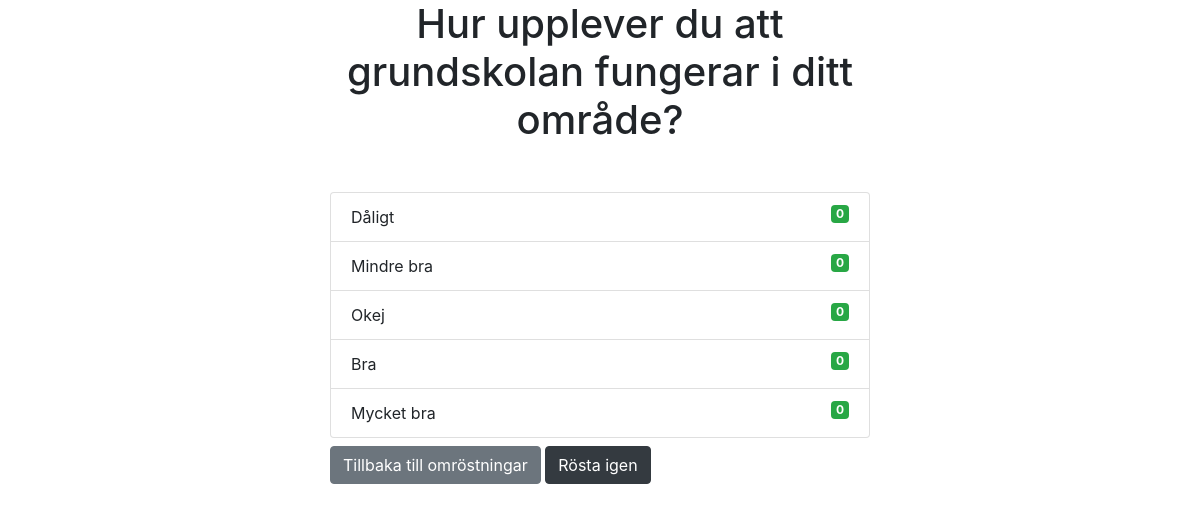
The page /polls/2/results/ on the database as committed earlier.
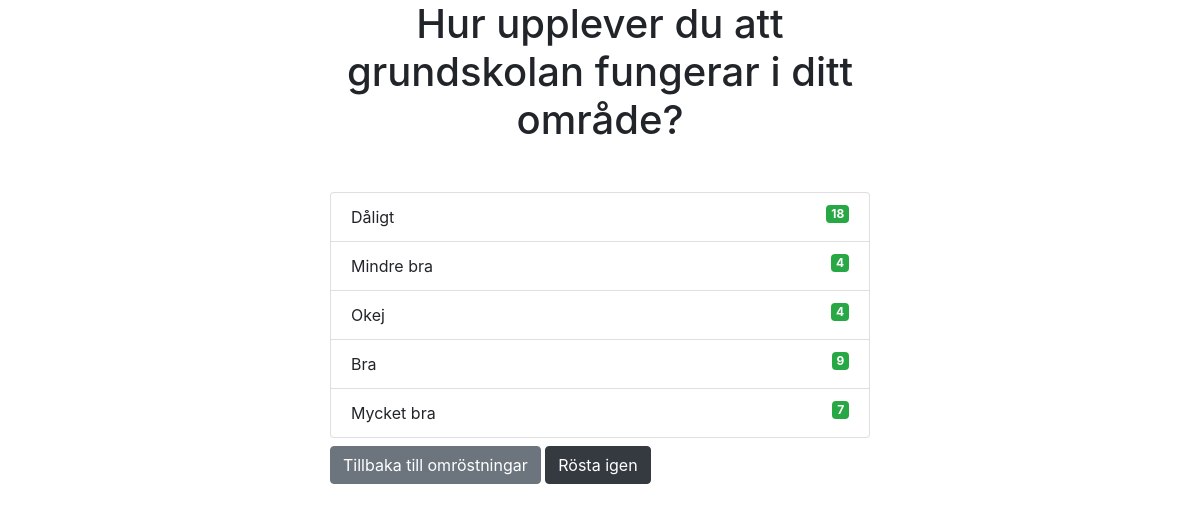
The same page on the database as committed later.
### polls/models.py (models this page shows, shortened)
class Fraga(models.Model):
    fraga_text = models.CharField(max_length=200)

class Val(models.Model):
    fraga = models.ForeignKey(Fraga, on_delete=models.CASCADE)
    val_text = models.CharField(max_length=200)
    roster = models.IntegerField(default=0)

### polls/views.py (the view)
# urls.py: path('<int:fraga_id>/results/', views.results, name='results'),
def results(request, fraga_id):
    fraga = get_object_or_404(Fraga, pk=fraga_id)
    return render(request, 'polls/results.html', {'fraga': fraga})

### templates/polls/results.html (shortened to what this page needs)
{% extends 'base.html' %}
{% block content %}
<h1 class="mb-5 text-center">{{ fraga.fraga_text }}</h1>
<ul class="list-group mb-2">
	{% for val in fraga.val_set.all %}
	<li class="list-group-item">
		{{ val.val_text }}  <span class="badge badge-success float-right">{{ val.roster }}</span>
	</li>
	{% endfor %}
</ul>
<a class="btn btn-secondary" href="{% url 'polls:index' %}">Tillbaka till omröstningar</a>
<a class="btn btn-dark" href="{% url 'polls:detail' fraga.id %}">Rösta igen</a>
{% endblock %}

### templates/base.html (shortened to what this page needs)
<!DOCTYPE html>
<html lang="en">
    <head>
        <link rel="stylesheet" href="https://stackpath.bootstrapcdn.com/bootstrap/4.5.0/css/bootstrap.min.css"
>
    </head>
    <body>
        <div class="container">
            <div class="row">
                <div class="col-md-6 m-auto">
                    {% block content %}{% endblock %}
                </div>
            </div>
        </div>
    </body>
</html>

Rows that differ between the two databases and show on the page:
changed Val "Dåligt": roster "0" → "18"
changed Val "Mindre bra": roster "0" → "4"
changed Val "Okej": roster "0" → "4"
changed Val "Bra": roster "0" → "9"
changed Val "Mycket bra": roster "0" → "7"
